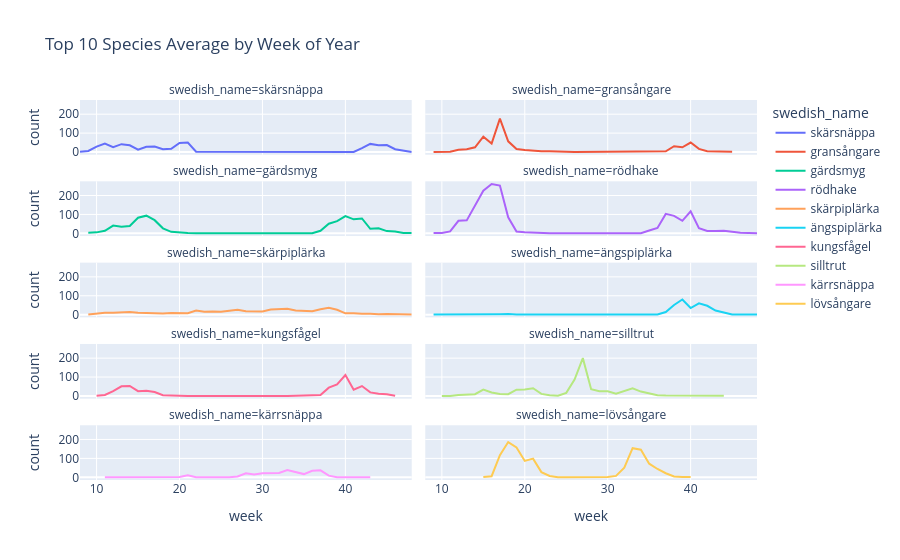

The cell this chart's notebook holds for it:
### Code cell
fig2 = plot_species_trends(df)
fig2.show()
fig2.write_image(f'{FIGURES_DIR}/species_trends.svg', width=1200, height=800)
fig3 = plot_species_seasonality(df, most_common[:10])
fig3.show()
fig3.write_image(f'{FIGURES_DIR}/species_seasonality.svg', width=1200, height=800)

fig4 = plot_species_month_heatmap(df, most_common[:10])
fig4.show()
fig4.write_image(f'{FIGURES_DIR}/species_month_heatmap.svg', width=1200, height=800)
summary_stats = summarize_ringings_per_year(df)
print(summary_stats)

### Figure 1 — Plotly figure (JSON) as saved in the notebook; plotly's stock layout.template omitted (floating-point values rounded to 4 significant figures)
{"data": [{"hovertemplate": "swedish_name=skärsnäppa<br>week=%{x}<br>count=%{y}<extra></extra>", "legendgroup": "skärsnäppa", "line": {"color": "#636efa", "dash": "solid"}, "marker": {"symbol": "circle"}, "mode": "lines", "name": "skärsnäppa", "orientation": "v", "showlegend": true, "type": "scatter", "x": [8, 9, 10, 11, 12, 13, 14, 15, 16, 17, 18, 19, 20, 21, 22, 23, 24, 26, 31, 38, 40, 41, 42, 43, 44, 45, 46, 47, 48], "xaxis": "x9", "y": [1.2, 5.4, 28.6, 44.8, 26.2, 41.6, 35.8, 12.4, 28, 28.6, 14.8, 16.8, 48.2, 50, 2, 2, 0.6, 0.2, 0.2, 0.2, 0.6, 0.4, 20.8, 43, 36, 37.2, 14.6, 7.6, 0.2], "yaxis": "y9"}, {"hovertemplate": "swedish_name=gransångare<br>week=%{x}<br>count=%{y}<extra></extra>", "legendgroup": "gransångare", "line": {"color": "#EF553B", "dash": "solid"}, "marker": {"symbol": "circle"}, "mode": "lines", "name": "gransångare", "orientation": "v", "showlegend": true, "type": "scatter", "x": [9, 10, 11, 12, 13, 14, 15, 16, 17, 18, 19, 20, 21, 22, 23, 24, 25, 26, 27, 28, 29, 30, 31, 32, 36, 37, 38, 39, 40, 41, 42, 43, 44, 45], "xaxis": "x10", "y": [0.4, 0.2, 1.8, 12, 15, 25, 81, 45.2, 176.4, 56.6, 16, 10.6, 6.4, 4.6, 4, 1, 1, 0.4, 0.6, 1, 1, 0.2, 1, 0.2, 1, 3.8, 30.8, 25.2, 50.2, 16.6, 4.6, 2.4, 0.6, 1.8], "yaxis": "y10"}, {"hovertemplate": "swedish_name=gärdsmyg<br>week=%{x}<br>count=%{y}<extra></extra>", "legendgroup": "gärdsmyg", "line": {"color": "#00cc96", "dash": "solid"}, "marker": {"symbol": "circle"}, "mode": "lines", "name": "gärdsmyg", "orientation": "v", "showlegend": true, "type": "scatter", "x": [9, 10, 11, 12, 13, 14, 15, 16, 17, 18, 19, 20, 21, 22, 23, 24, 25, 27, 32, 35, 36, 37, 38, 39, 40, 41, 42, 43, 44, 45, 46, 47, 48], "xaxis": "x7", "y": [3.6, 5.2, 13.8, 41.2, 35.4, 38.6, 82.6, 93.4, 69.6, 26.6, 8, 4.2, 1.6, 1, 0.6, 0.2, 0.2, 0.2, 0.2, 0.4, 1, 13.8, 51, 64.2, 91.4, 74.2, 78.8, 24.2, 26.6, 11.8, 9.6, 1.6, 2.4], "yaxis": "y7"}, {"hovertemplate": "swedish_name=rödhake<br>week=%{x}<br>count=%{y}<extra></extra>", "legendgroup": "rödhake", "line": {"color": "#ab63fa", "dash": "solid"}, "marker": {"symbol": "circle"}, "mode": "lines", "name": "rödhake", "orientation": "v", "showlegend": true, "type": "scatter", "x": [9, 10, 11, 12, 13, 14, 15, 16, 17, 18, 19, 20, 21, 22, 23, 24, 27, 28, 29, 34, 35, 36, 37, 38, 39, 40, 41, 42, 43, 44, 45, 46, 48], "xaxis": "x8", "y": [1.4, 2, 10.4, 66.2, 68.6, 150.4, 225.4, 260.6, 252.4, 84.8, 9.4, 5.2, 2.4, 1.8, 0.4, 0.2, 0.2, 0.2, 0.2, 0.6, 15.4, 28.8, 102.8, 92.4, 66.2, 116.8, 27.8, 12.8, 13, 13.6, 8.2, 3, 0.4], "yaxis": "y8"}, {"hovertemplate": "swedish_name=skärpiplärka<br>week=%{x}<br>count=%{y}<extra></extra>", "legendgroup": "skärpiplärka", "line": {"color": "#FFA15A", "dash": "solid"}, "marker": {"symbol": "circle"}, "mode": "lines", "name": "skärpiplärka", "orientation": "v", "showlegend": true, "type": "scatter", "x": [9, 10, 11, 12, 13, 14, 15, 16, 17, 18, 19, 20, 21, 22, 23, 24, 25, 26, 27, 28, 29, 30, 31, 32, 33, 34, 35, 36, 37, 38, 39, 40, 41, 42, 43, 44, 45, 46, 47, 48], "xaxis": "x5", "y": [1.4, 4.4, 10.6, 9.6, 10.6, 14, 10.6, 8, 5.2, 5.8, 8.2, 8.6, 7.8, 21.6, 15.6, 16.6, 15.4, 21, 26.4, 18.4, 18.8, 16.6, 27.4, 28.6, 31.6, 22, 20.2, 18.4, 28.8, 36, 26.2, 7.2, 8, 4.2, 4.6, 1.6, 3, 3, 2, 0.4], "yaxis": "y5"}, {"hovertemplate": "swedish_name=ängspiplärka<br>week=%{x}<br>count=%{y}<extra></extra>", "legendgroup": "ängspiplärka", "line": {"color": "#19d3f3", "dash": "solid"}, "marker": {"symbol": "circle"}, "mode": "lines", "name": "ängspiplärka", "orientation": "v", "showlegend": true, "type": "scatter", "x": [9, 10, 11, 12, 13, 15, 16, 17, 18, 19, 34, 35, 36, 37, 38, 39, 40, 41, 42, 43, 44, 45, 46, 47, 48], "xaxis": "x6", "y": [0.8, 0.6, 0.8, 0.2, 0.2, 1.4, 0.6, 2.6, 3.4, 1.4, 0.2, 0.4, 0.8, 14, 51, 80, 35, 60.2, 47, 22, 10.4, 0.6, 1, 0.2, 0.2], "yaxis": "y6"}, {"hovertemplate": "swedish_name=kungsfågel<br>week=%{x}<br>count=%{y}<extra></extra>", "legendgroup": "kungsfågel", "line": {"color": "#FF6692", "dash": "solid"}, "marker": {"symbol": "circle"}, "mode": "lines", "name": "kungsfågel", "orientation": "v", "showlegend": true, "type": "scatter", "x": [10, 11, 12, 13, 14, 15, 16, 17, 18, 19, 20, 21, 33, 34, 35, 36, 37, 38, 39, 40, 41, 42, 43, 44, 45, 46], "xaxis": "x3", "y": [1.2, 5.4, 25.2, 51, 53, 25.6, 27.8, 20.8, 4.4, 2.2, 0.4, 0.2, 0.2, 0.6, 3.8, 3, 5.6, 44, 61, 110.6, 33.6, 52.6, 19, 11.4, 8.6, 1.4], "yaxis": "y3"}, {"hovertemplate": "swedish_name=silltrut<br>week=%{x}<br>count=%{y}<extra></extra>", "legendgroup": "silltrut", "line": {"color": "#B6E880", "dash": "solid"}, "marker": {"symbol": "circle"}, "mode": "lines", "name": "silltrut", "orientation": "v", "showlegend": true, "type": "scatter", "x": [10, 11, 12, 13, 14, 15, 16, 17, 18, 19, 20, 21, 22, 23, 24, 25, 26, 27, 28, 29, 30, 31, 32, 33, 34, 35, 36, 37, 38, 39, 40, 42, 43, 44], "xaxis": "x4", "y": [0.4, 0.4, 5.6, 9.6, 9.6, 33.6, 18.8, 10.6, 9.8, 33.2, 34.8, 41, 11.2, 3.4, 1.8, 16.6, 86.4, 200.2, 35.6, 25, 25, 12.6, 24.6, 40.2, 23.4, 13, 4, 2.4, 1.6, 2.4, 0.4, 0.4, 0.4, 0.6], "yaxis": "y4"}, {"hovertemplate": "swedish_name=kärrsnäppa<br>week=%{x}<br>count=%{y}<extra></extra>", "legendgroup": "kärrsnäppa", "line": {"color": "#FF97FF", "dash": "solid"}, "marker": {"symbol": "circle"}, "mode": "lines", "name": "kärrsnäppa", "orientation": "v", "showlegend": true, "type": "scatter", "x": [11, 14, 19, 20, 21, 22, 26, 27, 28, 29, 30, 31, 32, 33, 34, 35, 36, 37, 38, 39, 42, 43], "xaxis": "x", "y": [0.2, 0.4, 1.4, 2.2, 10.6, 0.6, 0.2, 4.2, 21.6, 15, 21.6, 23.6, 22.6, 38.8, 27.8, 17, 34.2, 36.8, 8.8, 0.6, 0.2, 0.2], "yaxis": "y"}, {"hovertemplate": "swedish_name=lövsångare<br>week=%{x}<br>count=%{y}<extra></extra>", "legendgroup": "lövsångare", "line": {"color": "#FECB52", "dash": "solid"}, "marker": {"symbol": "circle"}, "mode": "lines", "name": "lövsångare", "orientation": "v", "showlegend": true, "type": "scatter", "x": [15, 16, 17, 18, 19, 20, 21, 22, 23, 24, 25, 26, 28, 29, 30, 31, 32, 33, 34, 35, 36, 37, 38, 39, 40], "xaxis": "x2", "y": [2.2, 5.6, 117, 186.4, 158.2, 86.6, 98.6, 27.4, 7.2, 0.6, 0.2, 0.4, 1.4, 2.6, 1.4, 7.4, 51, 153.8, 145.6, 72, 44, 21.6, 4.8, 1.8, 1], "yaxis": "y2"}], "layout": {"annotations": [{"font": {}, "showarrow": false, "text": "swedish_name=kärrsnäppa", "x": 0.245, "xanchor": "center", "xref": "paper", "y": 0.144, "yanchor": "bottom", "yref": "paper"}, {"font": {}, "showarrow": false, "text": "swedish_name=lövsångare", "x": 0.755, "xanchor": "center", "xref": "paper", "y": 0.144, "yanchor": "bottom", "yref": "paper"}, {"font": {}, "showarrow": false, "text": "swedish_name=kungsfågel", "x": 0.245, "xanchor": "center", "xref": "paper", "y": 0.358, "yanchor": "bottom", "yref": "paper"}, {"font": {}, "showarrow": false, "text": "swedish_name=silltrut", "x": 0.755, "xanchor": "center", "xref": "paper", "y": 0.358, "yanchor": "bottom", "yref": "paper"}, {"font": {}, "showarrow": false, "text": "swedish_name=skärpiplärka", "x": 0.245, "xanchor": "center", "xref": "paper", "y": 0.572, "yanchor": "bottom", "yref": "paper"}, {"font": {}, "showarrow": false, "text": "swedish_name=ängspiplärka", "x": 0.755, "xanchor": "center", "xref": "paper", "y": 0.572, "yanchor": "bottom", "yref": "paper"}, {"font": {}, "showarrow": false, "text": "swedish_name=gärdsmyg", "x": 0.245, "xanchor": "center", "xref": "paper", "y": 0.786, "yanchor": "bottom", "yref": "paper"}, {"font": {}, "showarrow": false, "text": "swedish_name=rödhake", "x": 0.755, "xanchor": "center", "xref": "paper", "y": 0.786, "yanchor": "bottom", "yref": "paper"}, {"font": {}, "showarrow": false, "text": "swedish_name=skärsnäppa", "x": 0.245, "xanchor": "center", "xref": "paper", "y": 1, "yanchor": "bottom", "yref": "paper"}, {"font": {}, "showarrow": false, "text": "swedish_name=gransångare", "x": 0.755, "xanchor": "center", "xref": "paper", "y": 1, "yanchor": "bottom", "yref": "paper"}], "legend": {"title": {"text": "swedish_name"}, "tracegroupgap": 0}, "title": {"text": "Top 10 Species Average by Week of Year"}, "xaxis": {"anchor": "y", "domain": [0, 0.49], "title": {"text": "week"}}, "xaxis10": {"anchor": "y10", "domain": [0.51, 1], "matches": "x", "showticklabels": false}, "xaxis2": {"anchor": "y2", "domain": [0.51, 1], "matches": "x", "title": {"text": "week"}}, "xaxis3": {"anchor": "y3", "domain": [0, 0.49], "matches": "x", "showticklabels": false}, "xaxis4": {"anchor": "y4", "domain": [0.51, 1], "matches": "x", "showticklabels": false}, "xaxis5": {"anchor": "y5", "domain": [0, 0.49], "matches": "x", "showticklabels": false}, "xaxis6": {"anchor": "y6", "domain": [0.51, 1], "matches": "x", "showticklabels": false}, "xaxis7": {"anchor": "y7", "domain": [0, 0.49], "matches": "x", "showticklabels": false}, "xaxis8": {"anchor": "y8", "domain": [0.51, 1], "matches": "x", "showticklabels": false}, "xaxis9": {"anchor": "y9", "domain": [0, 0.49], "matches": "x", "showticklabels": false}, "yaxis": {"anchor": "x", "domain": [0, 0.144], "title": {"text": "count"}}, "yaxis10": {"anchor": "x10", "domain": [0.856, 1], "matches": "y", "showticklabels": false}, "yaxis2": {"anchor": "x2", "domain": [0, 0.144], "matches": "y", "showticklabels": false}, "yaxis3": {"anchor": "x3", "domain": [0.214, 0.358], "matches": "y", "title": {"text": "count"}}, "yaxis4": {"anchor": "x4", "domain": [0.214, 0.358], "matches": "y", "showticklabels": false}, "yaxis5": {"anchor": "x5", "domain": [0.428, 0.572], "matches": "y", "title": {"text": "count"}}, "yaxis6": {"anchor": "x6", "domain": [0.428, 0.572], "matches": "y", "showticklabels": false}, "yaxis7": {"anchor": "x7", "domain": [0.642, 0.786], "matches": "y", "title": {"text": "count"}}, "yaxis8": {"anchor": "x8", "domain": [0.642, 0.786], "matches": "y", "showticklabels": false}, "yaxis9": {"anchor": "x9", "domain": [0.856, 1], "matches": "y", "title": {"text": "count"}}}}
